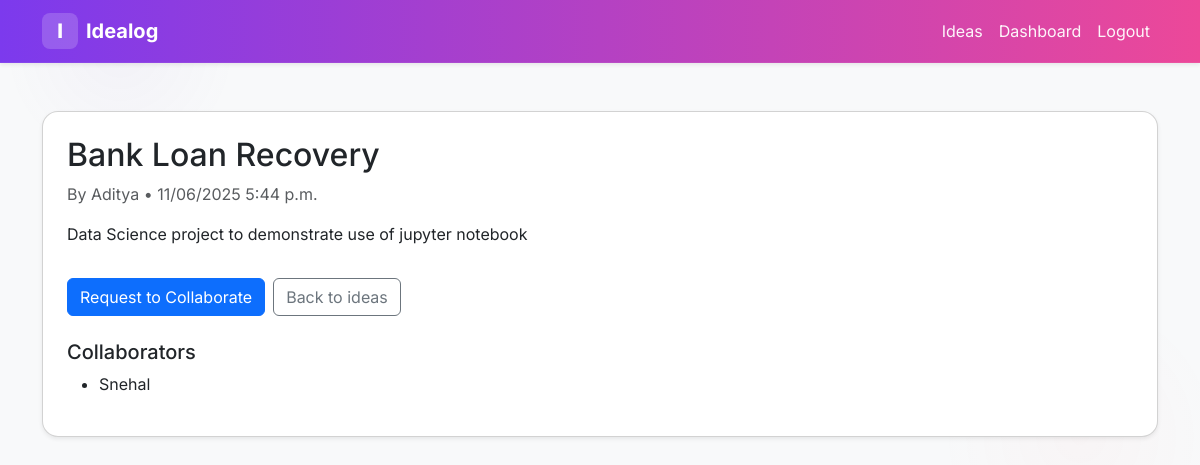
The app's page /ideas/6/ (signed in) with its own data.
### ideas/models.py (models this page shows, shortened)
class Idea(models.Model):
    STATUS_CHOICES = [
        ('pending', 'Pending'),
        ('approved', 'Approved'),
        ('rejected', 'Rejected'),
    ]
    title = models.CharField(max_length=200)
    description = models.TextField()
    status = models.CharField(choices=STATUS_CHOICES, default='pending', max_length=20)
    created_at = models.DateTimeField(auto_now_add=True)
    created_by = models.ForeignKey(settings.AUTH_USER_MODEL, on_delete=models.CASCADE, related_name='ideas')
    collaborators = models.ManyToManyField(settings.AUTH_USER_MODEL, blank=True, related_name='collaborations')
    tags = models.CharField(blank=True, max_length=200)

### ideas/views.py (the view)
# urls.py: path('<int:pk>/', views.idea_detail, name='idea_detail'),
@login_required
def idea_detail(request, pk):
    idea = get_object_or_404(Idea, pk=pk)
    return render(request, 'ideas/idea_detail.html', {'idea': idea})

### ideas/templates/ideas/idea_detail.html
{% extends 'base.html' %}
{% block content %}
  <div class="card p-4 rounded-4 shadow-sm" data-aos="fade-up">
    <h2>{{ idea.title }}</h2>
    <p class="text-muted">By {{ idea.created_by.username }} • {{ idea.created_at|date:"SHORT_DATETIME_FORMAT" }}</p>
    <p>{{ idea.description }}</p>
    <div class="mt-3 d-flex gap-2">
      {% if user.is_authenticated %}
        <a class="btn btn-primary" href="{% url 'ideas:request_collaborate' idea.pk %}">Request to Collaborate</a>
      {% else %}
        <a class="btn btn-primary" href="{% url 'login' %}?next={% url 'ideas:request_collaborate' idea.pk %}">Login to request collaboration</a>
      {% endif %}
      <a class="btn btn-outline-secondary" href="{% url 'ideas:idea_list' %}">Back to ideas</a>
    </div>
    {% if idea.collaborators.all %}
      <div class="mt-4">
        <h5>Collaborators</h5>
        <ul>
          {% for c in idea.collaborators.all %}
            <li>{{ c.username }}</li>
          {% empty %}
            <li class="text-muted">No collaborators yet</li>
          {% endfor %}
        </ul>
      </div>
    {% endif %}
  </div>
{% endblock %}

### static/css/site.css (style rules this page uses)
:root { --brand-start: #6f42c1; --brand-end: #ff6b6b; --muted: #6c757d; --bg-soft: #f6f7fb; }
body { font-family: 'Inter', system-ui, -apple-system, 'Segoe UI', Roboto, 'Helvetica Neue', Arial;background: radial-gradient(circle at 10% 10%, rgba(111,66,193,0.04), transparent 10%), radial-gradient(circle at 90% 90%, rgba(255,107,107,0.03), transparent 12%), var(--bg-soft); }
:root { --brand-start: #7c3aed; --brand-end: #ec4899; }

### records on screen
Idea: title "Bank Loan Recovery", created_by.username "Aditya", created_at "11/06/2025 5:44 p.m.", description "Data Science project to demonstrate use of jupyter notebook"

### other values on screen
{{ c.username }} "Snehal"
